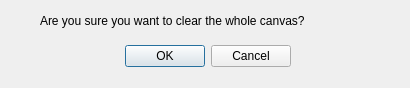
<?xml version="1.0" encoding="UTF-8"?>
<ui version="4.0">
 <class>clearDialog</class>
 <widget class="QDialog" name="clearDialog">
  <property name="windowModality">
   <enum>Qt::ApplicationModal</enum>
  </property>
  <property name="geometry">
   <rect>
    <x>0</x>
    <y>0</y>
    <width>410</width>
    <height>88</height>
   </rect>
  </property>
  <property name="windowTitle">
   <string>Are you sure?</string>
  </property>
  <property name="modal">
   <bool>true</bool>
  </property>
  <widget class="QDialogButtonBox" name="clearButtonBox">
   <property name="geometry">
    <rect>
     <x>110</x>
     <y>40</y>
     <width>181</width>
     <height>32</height>
    </rect>
   </property>
   <property name="orientation">
    <enum>Qt::Horizontal</enum>
   </property>
   <property name="standardButtons">
    <set>QDialogButtonBox::Cancel|QDialogButtonBox::Ok</set>
   </property>
  </widget>
  <widget class="QLabel" name="clearMessage">
   <property name="geometry">
    <rect>
     <x>40</x>
     <y>10</y>
     <width>341</width>
     <height>21</height>
    </rect>
   </property>
   <property name="text">
    <string>Are you sure you want to clear the whole canvas?</string>
   </property>
  </widget>
 </widget>
 <resources/>
 <connections>
  <connection>
   <sender>clearButtonBox</sender>
   <signal>accepted()</signal>
   <receiver>clearDialog</receiver>
   <slot>accept()</slot>
   <hints>
    <hint type="sourcelabel">
     <x>248</x>
     <y>254</y>
    </hint>
    <hint type="destinationlabel">
     <x>157</x>
     <y>274</y>
    </hint>
   </hints>
  </connection>
  <connection>
   <sender>clearButtonBox</sender>
   <signal>rejected()</signal>
   <receiver>clearDialog</receiver>
   <slot>reject()</slot>
   <hints>
    <hint type="sourcelabel">
     <x>316</x>
     <y>260</y>
    </hint>
    <hint type="destinationlabel">
     <x>286</x>
     <y>274</y>
    </hint>
   </hints>
  </connection>
 </connections>
</ui>
